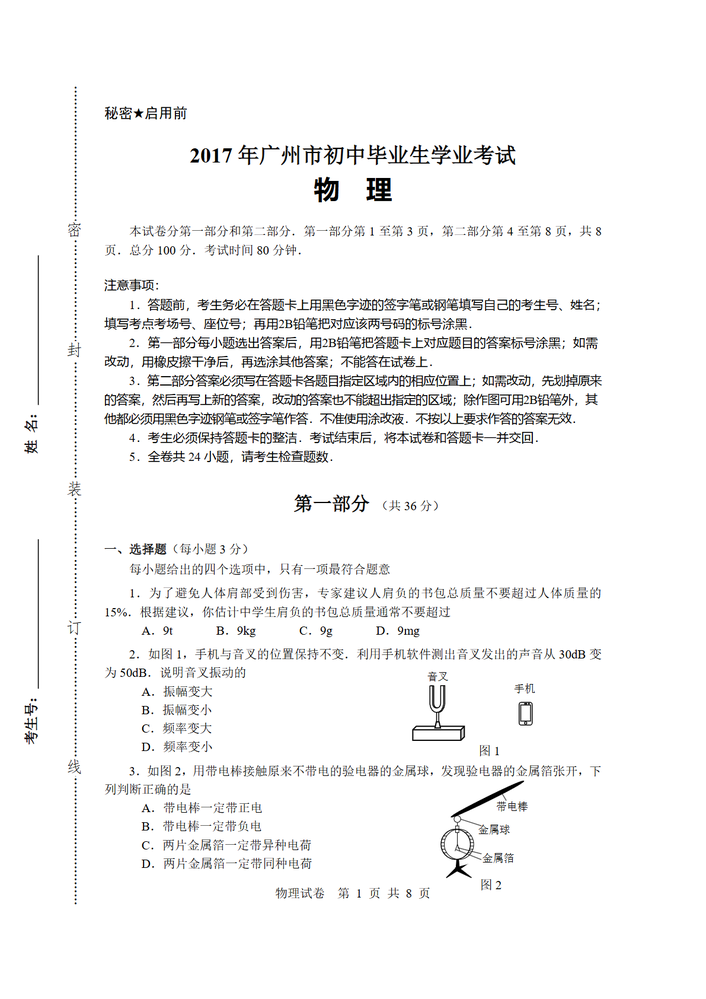
#> input picture 交付过程归档/2017广州中考-v823仪表证据复核/source-pages/2017广州中考.page-001.png, 706 x 999 px, shrunk from 1191 x 1684 before the run
$ python -i batch_ocr.py   (imports and definitions only)
#> lines starting #> are read from the running program, lines starting #| are printed output that depends on the picture; after the words box and inside, x2 and y2 are one past the last pixel; in counts of white or black regions, pixels touching at a corner belong together
#> further down, picture is the input picture: shape (999, 706, 3); mean B, G, R 244.8, 244.7, 244.8
from __future__ import annotations

import argparse
import json
import math
import os
import re
import sys
import time
from dataclasses import dataclass
from pathlib import Path
from typing import Iterable, Sequence

import cv2
import numpy as np
from rapidocr_onnxruntime import RapidOCR


IMAGE_EXTENSIONS = {".png", ".jpg", ".jpeg", ".bmp", ".tif", ".tiff", ".webp"}


@dataclass(frozen=True)
class OcrCandidate:
    mode: str
    image_path: Path
    items: list[dict]
    elapsed: list[float] | float | None

    # [53 lines left out: functions score, parse_args, not called in this run]


def natural_key(path: Path) -> list[object]:
    parts = re.split(r"(\d+)", path.name.lower())
    return [int(part) if part.isdigit() else part for part in parts]


# [70 lines left out: functions collect_images, default_output_dir, read_image, write_image, rotate_bound, not called in this run]


def deskew_if_needed(binary: np.ndarray, source: np.ndarray) -> np.ndarray:
    coords = np.column_stack(np.where(binary < 255))
    if coords.shape[0] < 300:
        return source

    angle = cv2.minAreaRect(coords)[-1]
    if angle < -45:
        angle = -(90 + angle)
    else:
        angle = -angle

    if abs(angle) < 0.25 or abs(angle) > 7:
        return source

    return rotate_bound(source, angle)


def clean_image(source: np.ndarray) -> np.ndarray:
    gray = cv2.cvtColor(source, cv2.COLOR_BGR2GRAY)
    clahe = cv2.createCLAHE(clipLimit=2.0, tileGridSize=(8, 8))
    enhanced = clahe.apply(gray)
    denoised = cv2.fastNlMeansDenoising(enhanced, h=9)
    binary = cv2.adaptiveThreshold(
        denoised,
        255,
        cv2.ADAPTIVE_THRESH_GAUSSIAN_C,
        cv2.THRESH_BINARY,
        35,
        11,
    )
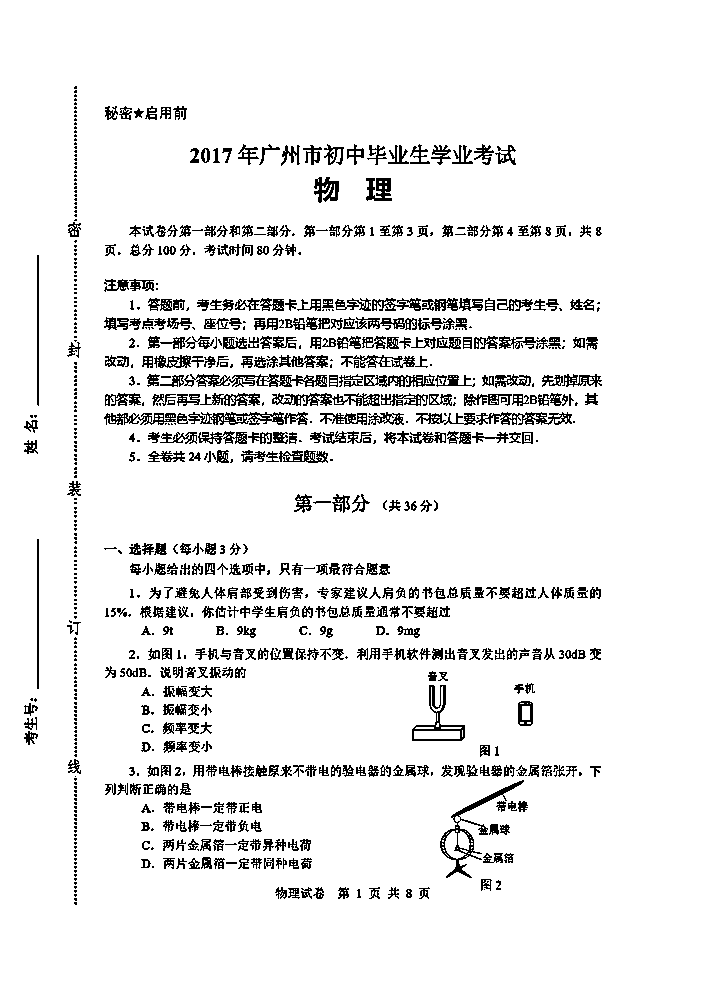
#> binary: shape (999, 706); 92.6% white; black in thin lines or dots, all inside (x1, y1, x2, y2) = (24, 86, 602, 905)
    deskewed = deskew_if_needed(binary, binary)
#> in deskew_if_needed, `coords = np.column_stack(np.where(binary < 255))`: coords = 51894 pairs, first value 86 to 904, second value 24 to 601
#> in deskew_if_needed, `angle = cv2.minAreaRect(coords)[-1]`: angle = -0.15
#> in deskew_if_needed, `angle = -angle`: angle = 0.15
    return cv2.cvtColor(deskewed, cv2.COLOR_GRAY2BGR)


# [33 lines left out: functions normalize_ocr_items, run_engine, not called in this run]


def page_text(items: Iterable[dict]) -> str:
    return "\n".join(str(item["text"]) for item in items).strip()


# [133 lines left out: functions ocr_one, write_outputs, main, not called in this run]


# [2 lines not run here, left out]

>>> import cv2
>>> picture = cv2.imread('../../交付过程归档/2017广州中考-v823仪表证据复核/source-pages/2017广州中考.page-001.png')
>>> result = clean_image(picture)

$ run again, on 交付过程归档/2017广州中考-v823仪表证据复核/source-pages/2017广州中考.page-003.png
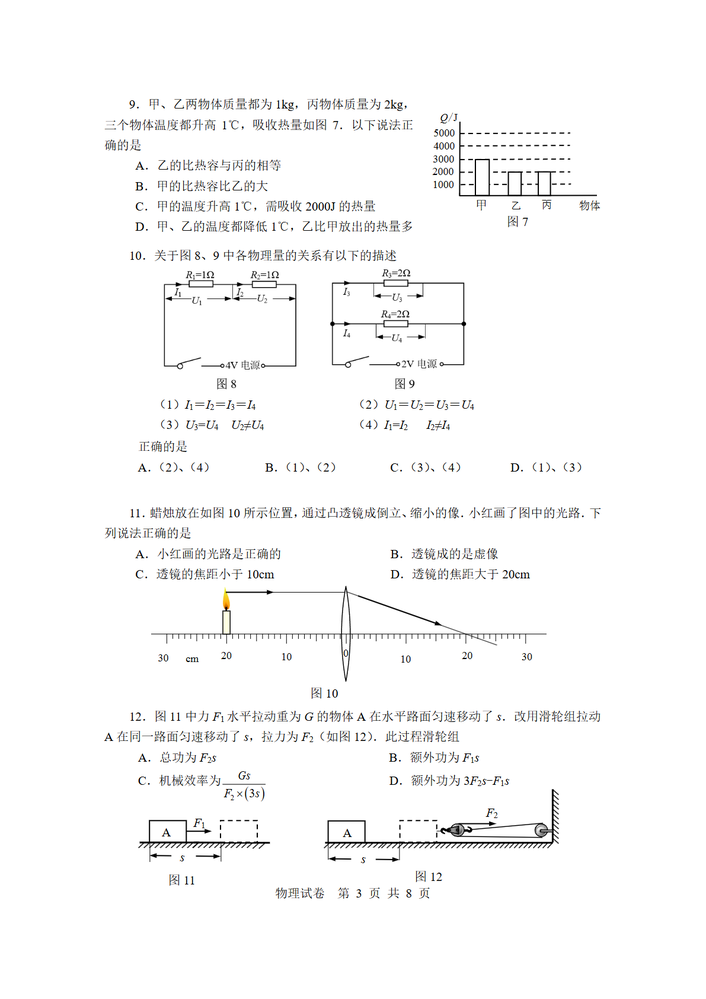
#> input picture 交付过程归档/2017广州中考-v823仪表证据复核/source-pages/2017广州中考.page-003.png, 706 x 999 px, shrunk from 1191 x 1684 before the run
#> picture is the input picture: shape (999, 706, 3); mean B, G, R 249.1, 249.1, 249.1
#> in clean_image, `binary = cv2.adaptiveThreshold( denoised, 255, cv2.ADAPTIVE_THRESH_GAU..`:
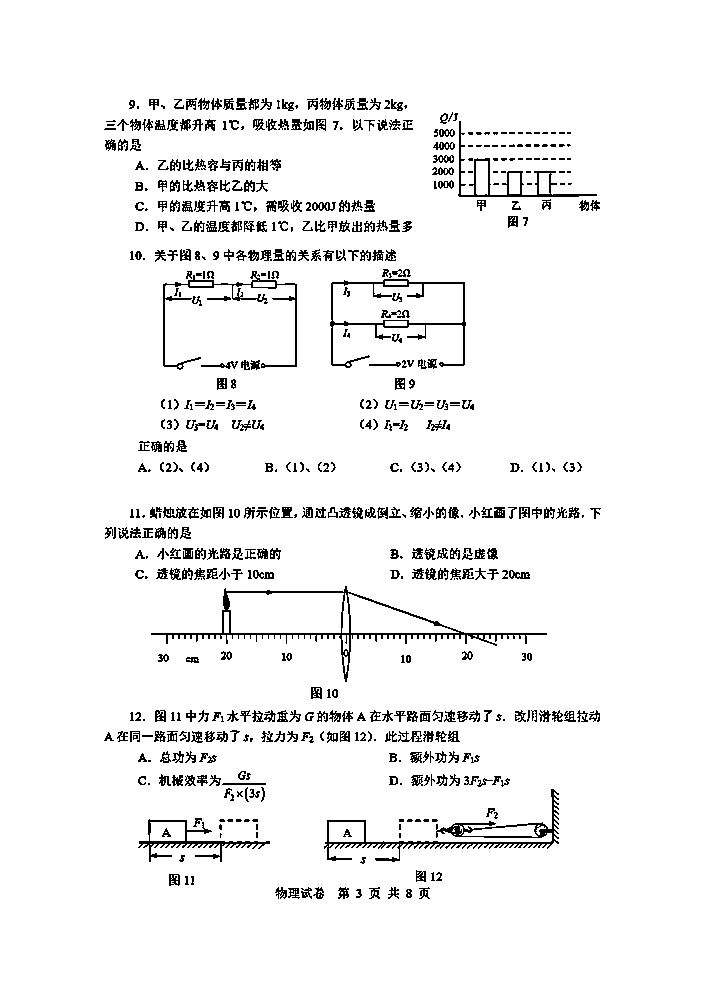
#> binary: shape (999, 706); 95% white; black in thin lines or dots, all inside (x1, y1, x2, y2) = (104, 98, 601, 899)
#> coords = 35094 pairs, first value 98 to 898, second value 104 to 600
#> in deskew_if_needed, `angle = cv2.minAreaRect(coords)[-1]`: angle = -90
#> in deskew_if_needed, `angle = -(90 + angle)`: angle = 0

$ run again, on 交付过程归档/2017广州中考-v823仪表证据复核/source-pages/2017广州中考.page-004.png
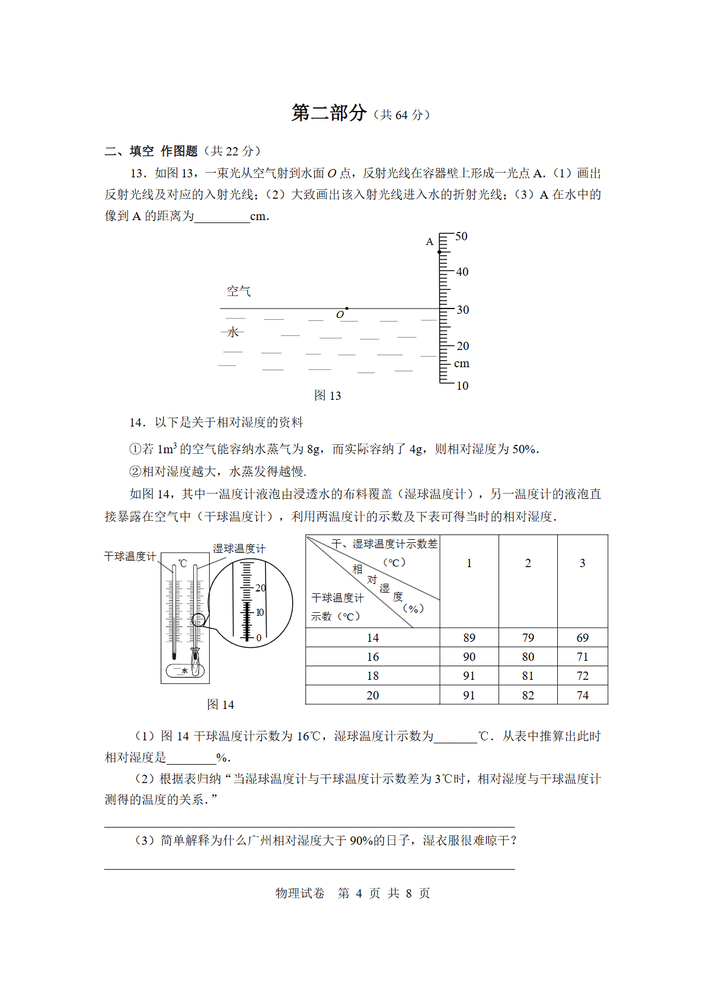
#> input picture 交付过程归档/2017广州中考-v823仪表证据复核/source-pages/2017广州中考.page-004.png, 706 x 999 px, shrunk from 1191 x 1684 before the run
#> picture is the input picture: shape (999, 706, 3); mean B, G, R 249.1, 249.1, 249.1
#> in clean_image, `binary = cv2.adaptiveThreshold( denoised, 255, cv2.ADAPTIVE_THRESH_GAU..`:
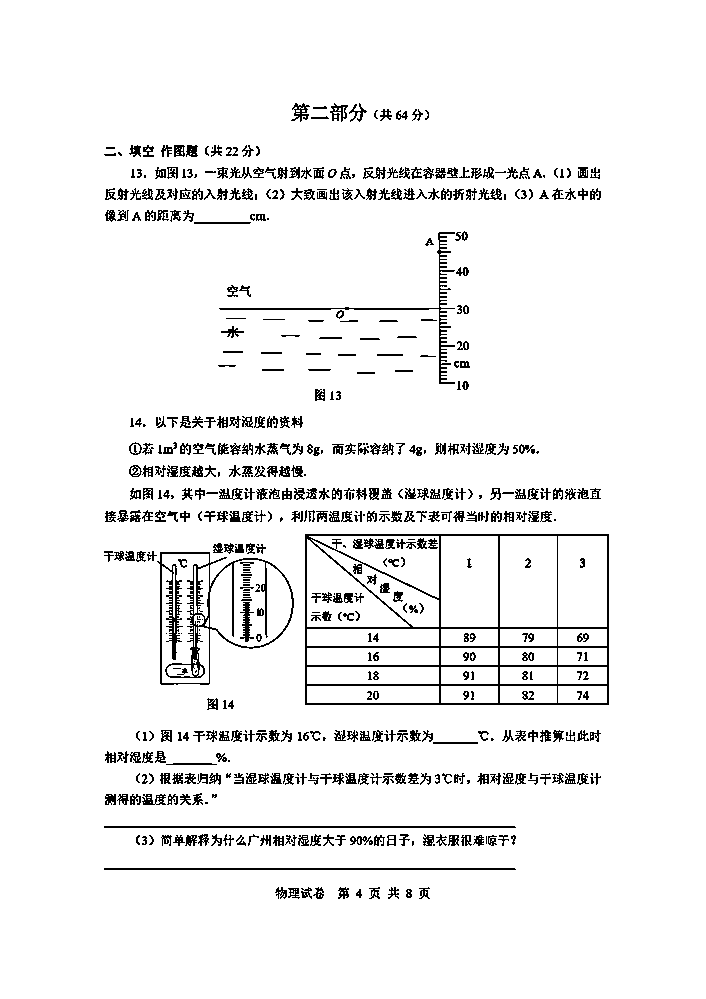
#> binary: shape (999, 706); 94.4% white; black in thin lines or dots, all inside (x1, y1, x2, y2) = (104, 103, 609, 899)
#> coords = 39188 pairs, first value 103 to 898, second value 104 to 608
#> in deskew_if_needed, `angle = cv2.minAreaRect(coords)[-1]`: angle = -90
#> in deskew_if_needed, `angle = -(90 + angle)`: angle = 0

$ run again, on 交付过程归档/2017广州中考-v823仪表证据复核/source-pages/2017广州中考.page-005.png
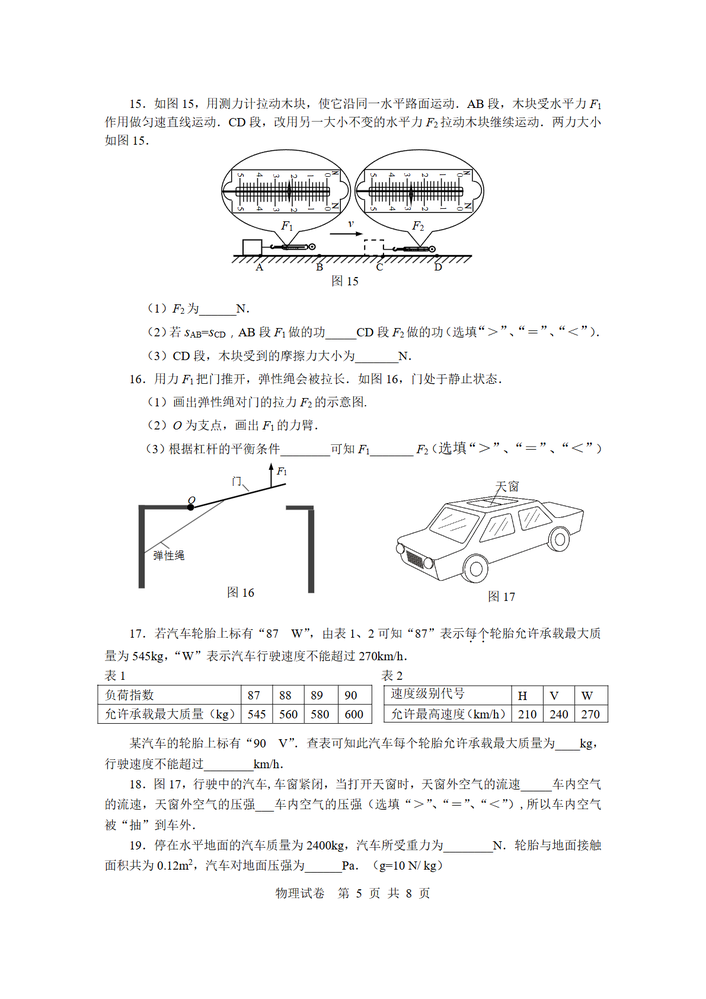
#> input picture 交付过程归档/2017广州中考-v823仪表证据复核/source-pages/2017广州中考.page-005.png, 706 x 999 px, shrunk from 1191 x 1684 before the run
#> picture is the input picture: shape (999, 706, 3); mean B, G, R 247.2, 247.2, 247.2
#> in clean_image, `binary = cv2.adaptiveThreshold( denoised, 255, cv2.ADAPTIVE_THRESH_GAU..`:
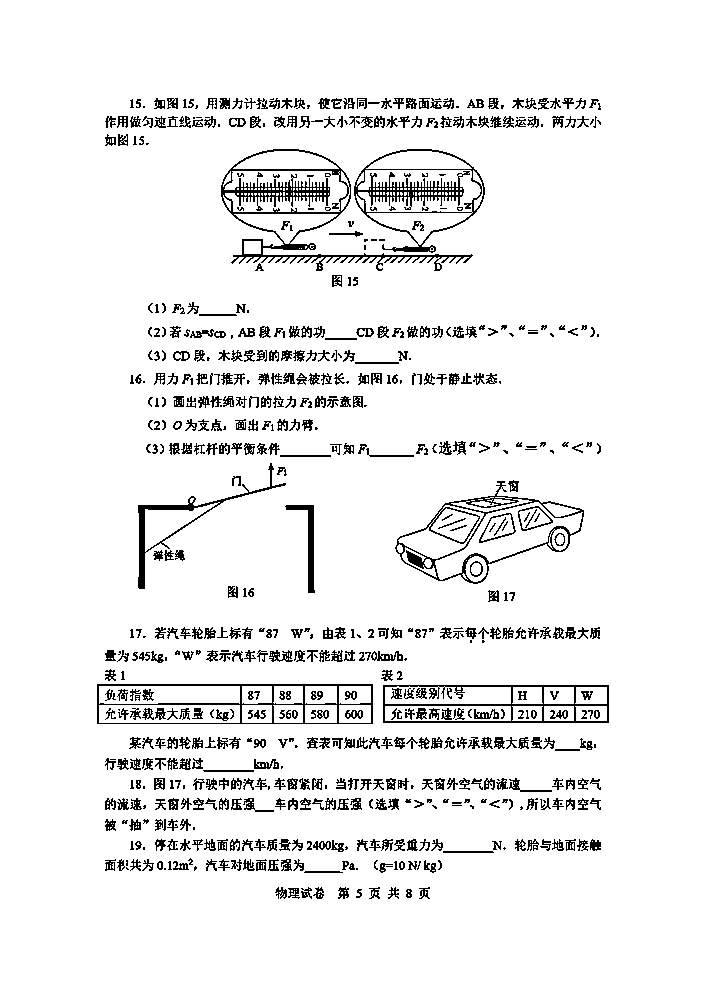
#> binary: shape (999, 706); 93.4% white; black in thin lines or dots, all inside (x1, y1, x2, y2) = (97, 98, 609, 899)
#> coords = 46368 pairs, first value 98 to 898, second value 97 to 608
#> in deskew_if_needed, `angle = cv2.minAreaRect(coords)[-1]`: angle = -90
#> in deskew_if_needed, `angle = -(90 + angle)`: angle = 0
